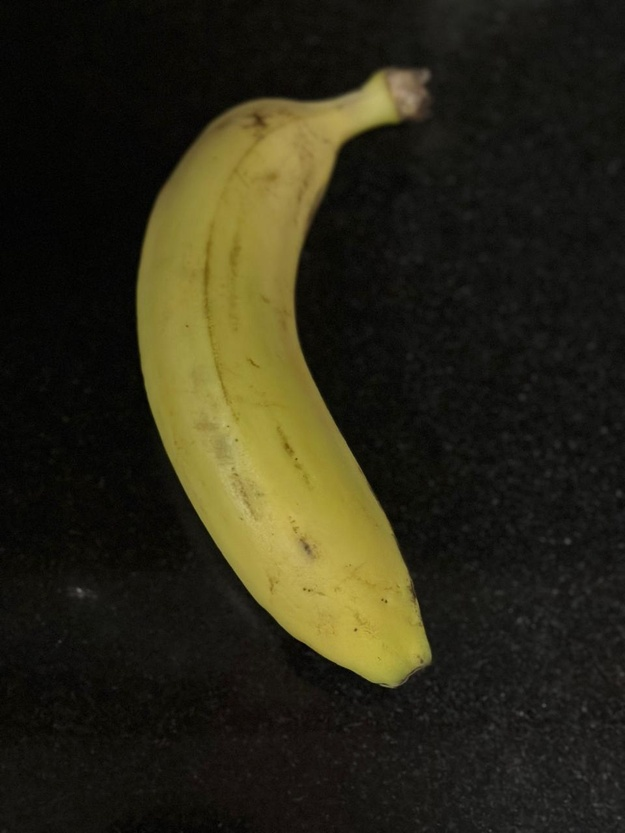
%> input picture Pictures-Bananas/Yellow4.jpeg, 625 x 833 px, shrunk from 960 x 1280 before the run; the run also reads 2 pictures not shown here
$ octave main.m   (GNU Octave 9; MATLAB toolbox functions it lacks are replaced by stand-ins)
%> lines starting %> are read from the running program, lines starting %| are printed output that depends on the picture; in (x1, y1, x2, y2) boxes, pixels count from 0 and x2, y2 are one past the last pixel; in counts of white or black regions, pixels touching at a corner belong together; the program's own positions count from 1
%ECET 36900
%Final Project
%Arnav Pai and Mahit Bheema
%Topic: Finding defect detection using color

%Clear the homescreen and close all output windows.
clc;
clear;
close all;

%Create function to find RGB Averages from the inputs.
function avgRGB = getAvg(filename)
%> called with filename = 'Yellow4.jpeg'

%Read the file inputted
img = imread(filename);
%> img is the input picture: size 833x625x3 uint8; mean R, G, B 43.3, 40.2, 23.1
%Find the average filter
filter_val = fspecial('average',[3 3]);
% Find the average color image and overwrite the original image.
img = imfilter(img, filter_val);

%Find the gray image using rgb2gray
gray = rgb2gray(img);
BW = gray < 100;   % Let us assume a threshold for background pixels.
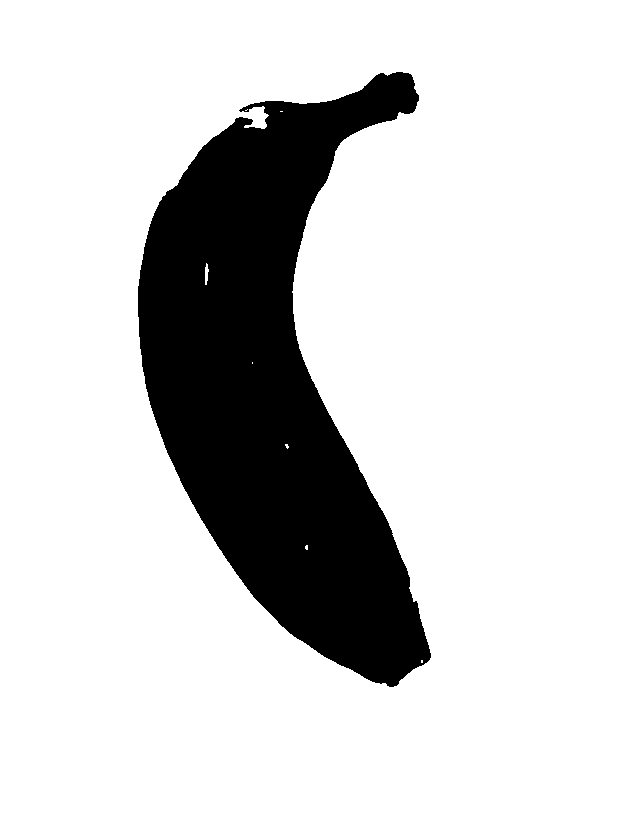
%> BW: size 833x625 logical; 82.3% white; 1 black region, box (x1, y1, x2, y2) and area: (138, 72, 431, 687) 92276

%Let us replace each color channel depending on the threshold
%If BW is true, set the pixel to zero. We get the banana only image now.
%The new image is called banana now after segmentation.
for i = 1:3
    ch = img(:,:,i);
    ch(BW) = 0;
    banana(:,:,i) = ch;
end

%Find the columns and bins from histogram method to find the averages.
%Bins = pixel values, Count = Frequency
[countR,binsR] = imhist(banana(:,:,1));
%> countR = 256 values, max 428349 at index 1, min 0 at index 2, mean 2033.7; binsR = 256 values from 0 to 255
[countG,binsG] = imhist(banana(:,:,2));
%> countG has the same summary as countR; binsG = 256 values from 0 to 255
[countB,binsB] = imhist(banana(:,:,3));
%> countB has the same summary as countR; binsB = 256 values from 0 to 255

%We need to skip black pixels (=0), so we start from 2 of the matrix
%MATLAB takes the vectorized sum, so no for loop is needed.
Red_avg   = sum(countR(2:end).*binsR(2:end)) / sum(countR(2:end));
%> Red_avg = 156.1
Green_avg = sum(countG(2:end).*binsG(2:end)) / sum(countG(2:end));
%> Green_avg = 141.7
Blue_avg  = sum(countB(2:end).*binsB(2:end)) / sum(countB(2:end));
%> Blue_avg = 61.99

avgRGB = [Red_avg Green_avg Blue_avg]; %Return
%> avgRGB = [156.1 141.7 61.99]
end

%This is training data:

good1 = getAvg('Yellow4.jpeg');
%> good1 = [156.1 141.7 61.99]
good2 = getAvg('Yellow5.jpeg');
%> in getAvg (call 2), `BW = gray < 100;`: BW: size 833x625 logical; 85.7% white; 13 black regions (9 under 20 px), largest, box (x1, y1, x2, y2) and area: (106, 92, 427, 680) 74254, (242, 117, 255, 122) 44, (251, 318, 256, 327) 36, (284, 464, 288, 475) 25
%> good2 = [138.2 124.9 52.19]
good3 = getAvg('Yellow 6.png');
%> call 3 of getAvg, with filename = 'Yellow 6.png'
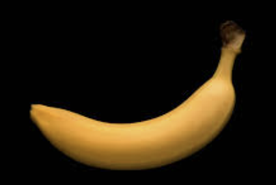
%> input picture Pictures-Bananas/Yellow 6.png, 276 x 185 px, shrunk from 424 x 284 before the run
%> in getAvg, img is the input picture: size 185x276x3 uint8; mean R, G, B 38.2, 28.7, 13.4
%> in getAvg (call 3), `BW = gray < 100;`: BW: size 185x276 logical; 83.7% white; 1 black region, box (x1, y1, x2, y2) and area: (31, 37, 243, 161) 8300
%> in getAvg (call 3), `[countR,binsR] = imhist(banana(:,:,1));`: countR = 256 values, max 42760 at index 1, min 0 at index 2, mean 199.5
%> in getAvg (call 3), `[countG,binsG] = imhist(banana(:,:,2));`: countG has the same summary as countR
%> in getAvg (call 3), `[countB,binsB] = imhist(banana(:,:,3));`: countB has the same summary as countR
%> in getAvg (call 3), `Red_avg   = sum(countR(2:end).*binsR(2:end)) / sum(countR(2:end));`: Red_avg = 199.7
%> in getAvg (call 3), `Green_avg = sum(countG(2:end).*binsG(2:end)) / sum(countG(2:end));`: Green_avg = 150.2
%> in getAvg (call 3), `Blue_avg  = sum(countB(2:end).*binsB(2:end)) / sum(countB(2:end));`: Blue_avg = 68.6
%> in getAvg (call 3), `avgRGB = [Red_avg Green_avg Blue_avg];`: avgRGB = [199.7 150.2 68.6]
%> good3 = [199.7 150.2 68.6]
% All inclusive cases then

bad1  = getAvg('green1.png');
%> call 4 of getAvg, with filename = 'green1.png'
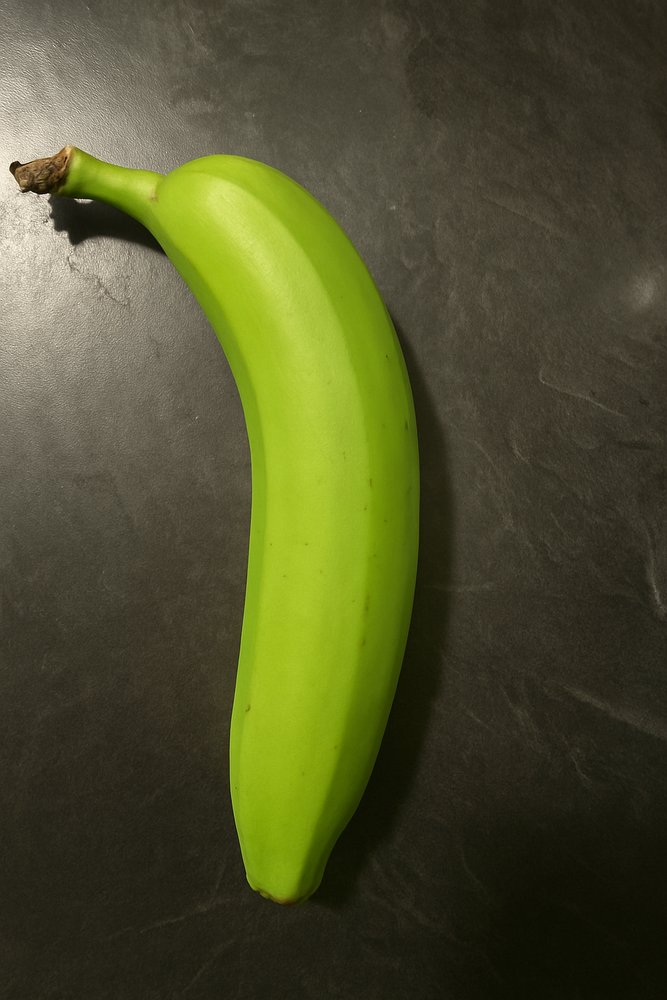
%> input picture Pictures-Bananas/Green1.png, 667 x 1000 px, shrunk from 1024 x 1536 before the run
%> in getAvg, img is the input picture: size 1000x667x3 uint8; mean R, G, B 78.4, 80.4, 43.7
%> in getAvg (call 4), `BW = gray < 100;`: BW: size 1000x667 logical; 74.6% white; 79 black regions (72 under 20 px), largest, box (x1, y1, x2, y2) and area: (0, 1, 403, 899) 169065, (643, 284, 653, 303) 121, (246, 126, 258, 139) 67
%> after the loop in getAvg (call 4), `for i = 1:3`:
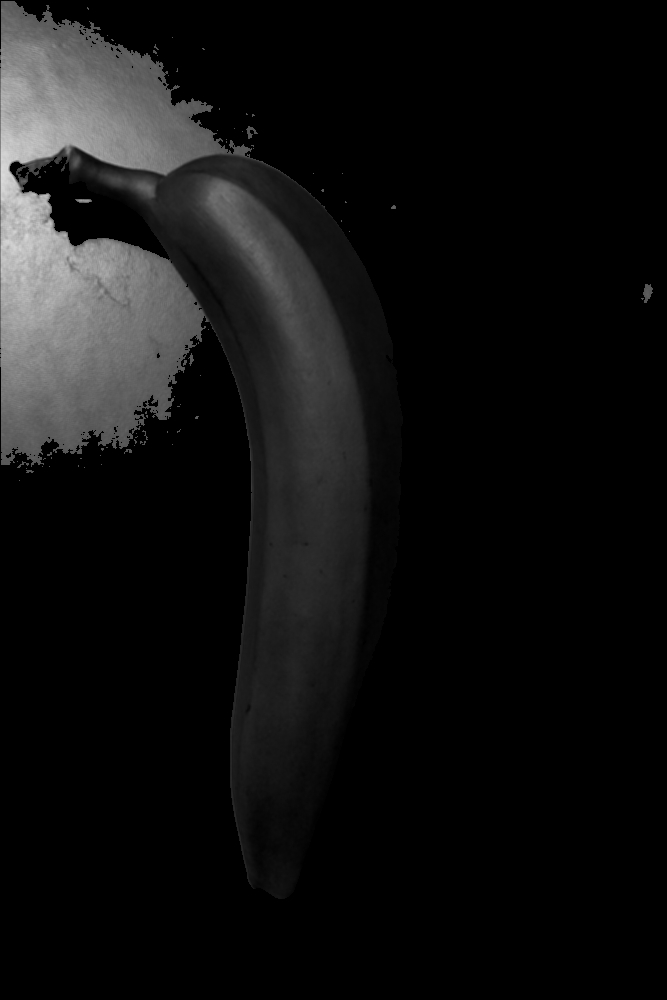
%> ch: size 1000x667 uint8; min 0, max 219, mean 17.2
%> in getAvg (call 4), `[countR,binsR] = imhist(banana(:,:,1));`: countR = 256 values, max 497341 at index 1, min 0 at index 2, mean 2605.5
%> in getAvg (call 4), `[countG,binsG] = imhist(banana(:,:,2));`: countG has the same summary as countR
%> in getAvg (call 4), `[countB,binsB] = imhist(banana(:,:,3));`: countB = 256 values, max 497341 at index 1, min 0 at index 221, mean 2605.5
%> in getAvg (call 4), `Red_avg   = sum(countR(2:end).*binsR(2:end)) / sum(countR(2:end));`: Red_avg = 148.9
%> in getAvg (call 4), `Green_avg = sum(countG(2:end).*binsG(2:end)) / sum(countG(2:end));`: Green_avg = 163.4
%> in getAvg (call 4), `Blue_avg  = sum(countB(2:end).*binsB(2:end)) / sum(countB(2:end));`: Blue_avg = 67.66
%> in getAvg (call 4), `avgRGB = [Red_avg Green_avg Blue_avg];`: avgRGB = [148.9 163.4 67.66]
%> bad1 = [148.9 163.4 67.66]
bad2  = getAvg('green2.jpeg');
%> call 5 of getAvg, with filename = 'green2.jpeg'
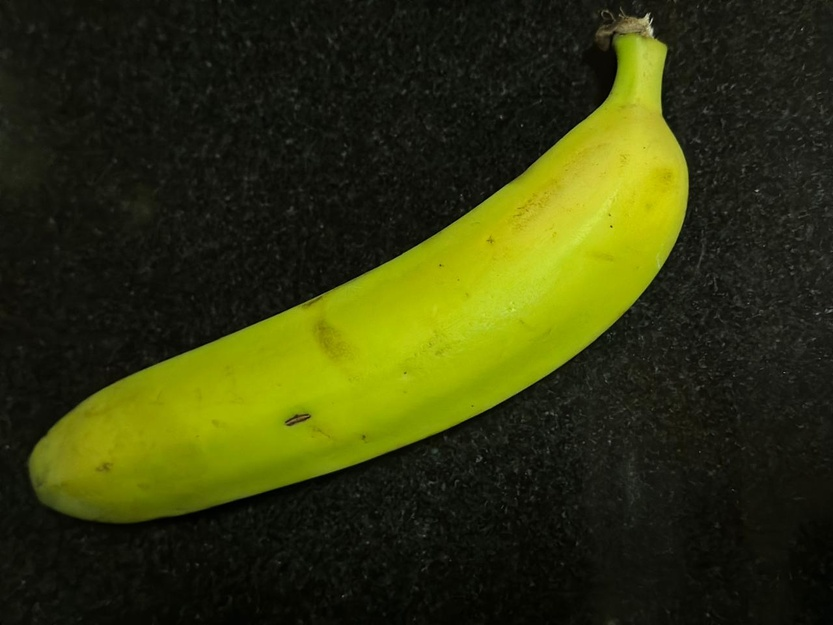
%> input picture Pictures-Bananas/Green2.jpeg, 833 x 625 px, shrunk from 1280 x 960 before the run
%> in getAvg, img is the input picture: size 625x833x3 uint8; mean R, G, B 50.9, 55, 13.8
%> in getAvg (call 5), `BW = gray < 100;`: BW: size 625x833 logical; 78.6% white; 2 black regions (1 under 20 px), largest, box (x1, y1, x2, y2) and area: (35, 14, 688, 499) 111215
%> after the loop in getAvg (call 5), `for i = 1:3`:
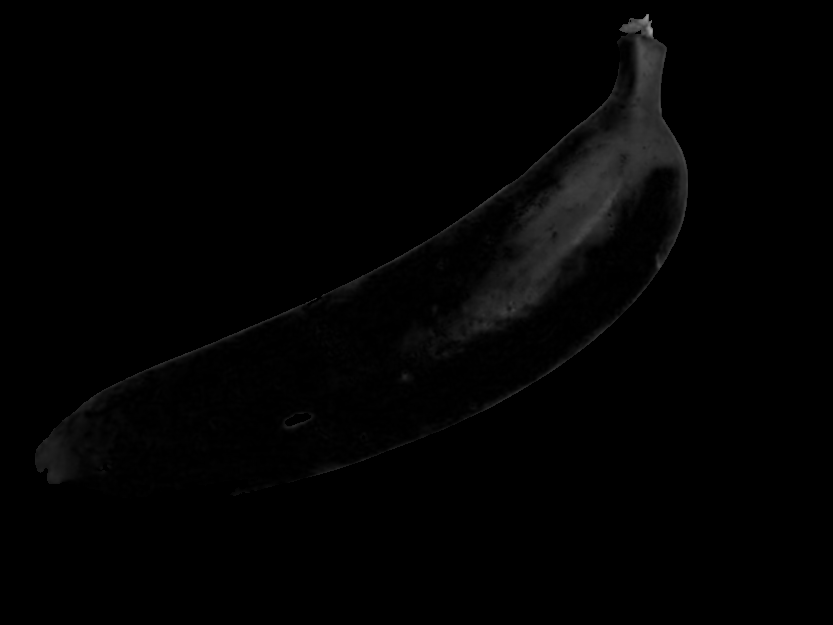
%> ch: size 625x833 uint8; min 0, max 161, mean 2.4
%> in getAvg (call 5), `[countR,binsR] = imhist(banana(:,:,1));`: countR = 256 values, max 409407 at index 1, min 0 at index 2, mean 2033.7
%> in getAvg (call 5), `[countG,binsG] = imhist(banana(:,:,2));`: countG has the same summary as countR
%> in getAvg (call 5), `[countB,binsB] = imhist(banana(:,:,3));`: countB = 256 values, max 427012 at index 1, min 0 at index 127, mean 2033.7
%> in getAvg (call 5), `Red_avg   = sum(countR(2:end).*binsR(2:end)) / sum(countR(2:end));`: Red_avg = 159.9
%> in getAvg (call 5), `Green_avg = sum(countG(2:end).*binsG(2:end)) / sum(countG(2:end));`: Green_avg = 173.2
%> in getAvg (call 5), `Blue_avg  = sum(countB(2:end).*binsB(2:end)) / sum(countB(2:end));`: Blue_avg = 13.57
%> in getAvg (call 5), `avgRGB = [Red_avg Green_avg Blue_avg];`: avgRGB = [159.9 173.2 13.57]
%> bad2 = [159.9 173.2 13.57]
bad3  = getAvg('Green5.png');
%> call 6 of getAvg, with filename = 'Green5.png'
%> in getAvg (call 6), `gray = rgb2gray(img);`:
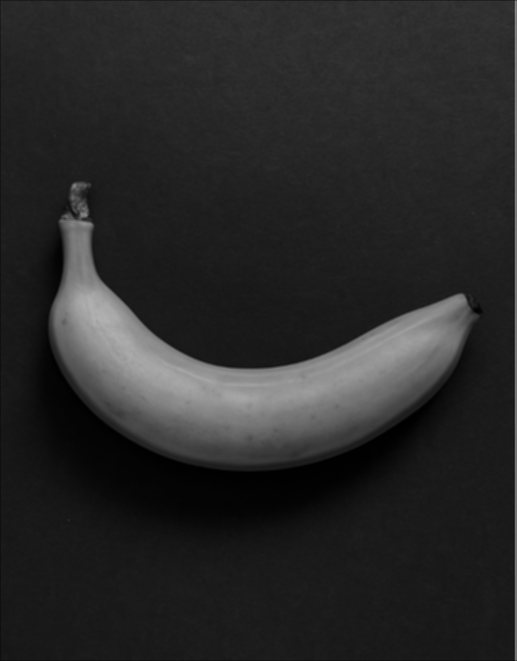
%> gray: size 661x517 uint8; min 0, max 178, mean 40.6
%> in getAvg (call 6), `[countR,binsR] = imhist(banana(:,:,1));`: countR = 256 values, max 310247 at index 1, min 0 at index 2, mean 1334.9
%> in getAvg (call 6), `[countG,binsG] = imhist(banana(:,:,2));`: countG has the same summary as countR
%> in getAvg (call 6), `[countB,binsB] = imhist(banana(:,:,3));`: countB has the same summary as countR
%> in getAvg (call 6), `Red_avg   = sum(countR(2:end).*binsR(2:end)) / sum(countR(2:end));`: Red_avg = 130.3
%> in getAvg (call 6), `Green_avg = sum(countG(2:end).*binsG(2:end)) / sum(countG(2:end));`: Green_avg = 153.1
%> in getAvg (call 6), `Blue_avg  = sum(countB(2:end).*binsB(2:end)) / sum(countB(2:end));`: Blue_avg = 58.02
%> in getAvg (call 6), `avgRGB = [Red_avg Green_avg Blue_avg];`: avgRGB = [130.3 153.1 58.02]
%> bad3 = [130.3 153.1 58.02]

%Create the training matrix now
Training = [
    good1
    good2
    good3
    bad1
    bad2
    bad3
];
%> Training = [156.1 141.7 61.99; 138.2 124.9 52.19; 199.7 150.2 68.6; 148.9 163.4 67.66; 159.9 173.2 13.57; 130.3 153.1 58.02]

%Label each row as good or bad
Labels = ["Good"; "Good"; "Good"; "Bad"; "Bad"; "Bad"];

%Image testing:

%Load the image
%k = imread('Yellow 7.heic');
%k=imread ('Yellow5.jpeg');
%k=imread('Green5.png');
k=imread('Green2.jpeg');

%Find the average colored image using fspecial and imfilter.
lb_avg_filter = fspecial('average', [3 3]);
Filtered_img = imfilter(k, lb_avg_filter);

%Display the original and filtered image side by side
figure;
subplot(1, 2, 1), imshow(k), title('Original Image');
subplot(1, 2, 2), imshow(Filtered_img), title('Average Colored Image');

%Find the gray image now using same method as in function
gray_img = rgb2gray(Filtered_img);
BW = gray_img < 100; %Approximate threshold

%Replace the pixel with 0, if BW=1 meaning it is background pixel.
for i = 1:3
    channel = Filtered_img(:,:,i);
    channel(BW) = 0;
    banana_only(:,:,i) = channel;
end

%Display the average colored image and segmented image side by side.
figure;
subplot(1,2,1); imshow(Filtered_img); title('Average Colored Image');
subplot(1,2,2); imshow(banana_only); title('Banana Segmented');

%Same method for finding the averages
Red   = banana_only(:,:,1);
Green = banana_only(:,:,2);
Blue  = banana_only(:,:,3);

[countR,binsR]=imhist(Red);
%> countR = 256 values, max 409407 at index 1, min 0 at index 2, mean 2033.7; binsR = 256 values from 0 to 255
[countG,binsG]=imhist(Green);
%> countG has the same summary as countR; binsG = 256 values from 0 to 255
[countB,binsB]=imhist(Blue);
%> binsB = 256 values from 0 to 255

%Skip the black pixels when taking average.:
Red_avg   = sum(countR(2:end).*binsR(2:end)) / sum(countR(2:end));
%> Red_avg = 159.9
Green_avg = sum(countG(2:end).*binsG(2:end)) / sum(countG(2:end));
%> Green_avg = 173.2
Blue_avg  = sum(countB(2:end).*binsB(2:end)) / sum(countB(2:end));
%> Blue_avg = 13.57

%Print the RGB averages of inputted image.
fprintf('Red Average: %.2f\n', Red_avg);
%| Red Average: 159.85
fprintf('Green Average: %.2f\n', Green_avg);
%| Green Average: 173.21
fprintf('Blue Average: %.2f\n', Blue_avg);
%| Blue Average: 13.57

%Store the RGB averages of the inputted images.
test_features = [Red_avg Green_avg Blue_avg];
%> test_features = [159.9 173.2 13.57]

%Decision time using KNN - K Nearest Neighbor
%Only the closest neighbor:
idx = knnsearch(Training, test_features, "K", 1);
%> idx = 5
knn_result = Labels(idx); %Find label corresponding to training matrix
%> knn_result = {'Bad'}
%Finds whether inputted coordinates are closer to good or bad banana.
%Find, print the status, both in the output window as well as figure window

%Decision Time (final)
if knn_result == "Good"
    status = "Good (Yellow Banana)";
else
    status = "Bad (Greenish Banana)";
end
%Stored in 'status'

%Need to print in output window
fprintf('=========================\n');
fprintf('Banana Status Report\n');
fprintf('=========================\n');
fprintf('   %s\n', status);

%Print in figure window:
msg = sprintf(['=========================\n' ...
               'Banana Status Report\n' ...
               '=========================\n\n' ...
               'Status of Banana: %s'], status);

figure;
text(0.3, 0.5, msg, 'FontSize', 14); %Find the coordinates on the graph.
axis off; %Dont need axis

%Display training matrix

fprintf('\nTraining Matrix: \nFirst three rows are Good, Last three rows are Bad');

Training

%End of program
